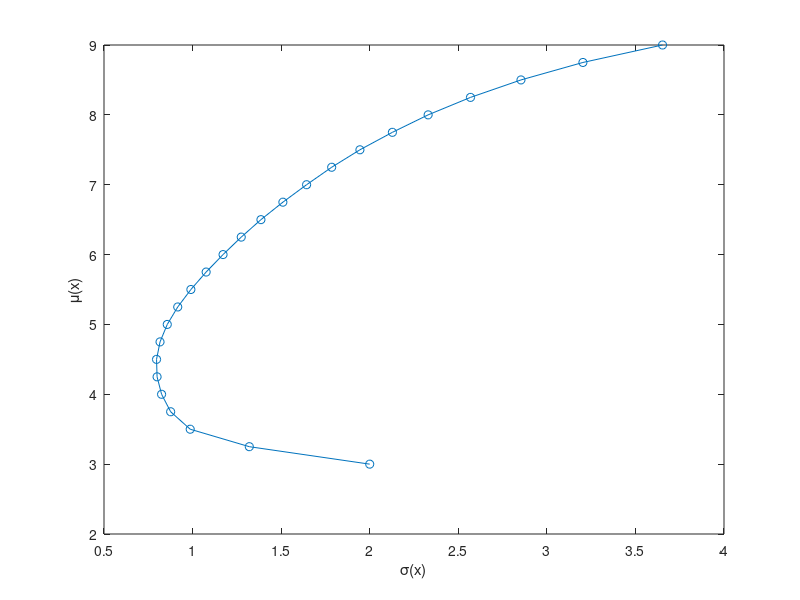

MATLAB code to generate this figure:
clc; clear; close all;

% hmw 1

%[A, b, c, beta] = hw1data(001208)

%polyplot(A(:,[1,2]),b,[0, 10], [0, 10])
%[x,z,y,r,beta,iter] = simplex(A,b,c,beta)


% hmw 3

%%% hw3data.m %%%%%%%%%%%%%%%%%%%%%%%%%%%%%%%%%%%%%%%%%%%%%%%%%%
%
% Problem data for homework assignment 3, SF1811, 2023/2024
% Creates C and mu
rng(001208)  % ReplaceYYMMDD by one member's date of birth
n=8;
Corr=zeros(n,n);
for i=1:n
    for j=1:n
        Corr(i,j)=(-1)^abs(i-j)/(abs(i-j)+1);
    
    end
end
sigma=zeros(n,1);
mu=zeros(n,1);
sigma(1)=2;
mu(1)=3;
for i=1:n-1
    sigma(i+1)=sigma(i)+2*rand;
    mu(i+1)=mu(i)+1;
end
D=diag(sigma);
C2=D*Corr*D;
C=0.5*(C2+C2');
%%%%%%%%%%%%%%%%%%%%%%%%%%%%%%%%%%%%%%%%%%%%%%%%%%%%%%%%%%%%%%%%

% Initialization
r_values = 3.00:0.25:9.00;
num_r = length(r_values);
X = zeros(n, num_r);
U = zeros(num_r, 1);
V = zeros(num_r, 1);
Y = zeros(n, num_r);
A = [mu'; ones(1, n)];  % Equality constraints matrix

for i = 1:num_r

    r = r_values(i);
    b = [r; 1];  % Right-hand side of equality constraints

    [x,~,~,~] = quadprog(C, zeros(n, 1), [], [], A, b, zeros(n, 1));
    X(:, i) = x;

    disp("------debug-------")
    disp(size(A)); % should be 2xn
    disp(size(C)); % should be nxn
    disp(size(x)); % should be nx1
    % Compute dual variables (U, V) using a more stable method
    lambda = A' \ (C * x );

    % Extract U and V
    U(i) = lambda(1);
    V(i) = lambda(2);
end

% Calculate sigma(x) and mu(x)
SigmaX = sqrt(sum((C * X) .* X, 1));
MuX = mu' * X;

% Plotting
plot(SigmaX, MuX, 'o-');
xlabel('\sigma(x)');
ylabel('\mu(x)');


%[mu'; ones(1, length(mu))]
%r = 3.00;
% equality conditions, x >= 0
%X = quadprog(C, zeros(length(mu), 1), [], [], [mu'; ones(1, length(mu))], [r, 1]', zeros(1, length(mu)), [])

% equality then inequality, x >=0
% X = quadprog(C, zeros(length(mu), 1), mu', r, ones(1, length(mu)), 1, zeros(1, length(mu)), [])

% inequality then equality, x >=0
% X = quadprog(C, zeros(length(mu), 1), ones(1, length(mu)), 1, mu', r, zeros(1, length(mu)), [])

% equality conditions
% X = quadprog(C, zeros(length(mu), 1), [mu'; ones(1, length(mu))], [r, 1]', [], [], zeros(1, length(mu)))

% zeros(length(mu), 1), [mu'; ones(1, length(mu))], [r, 1]',
